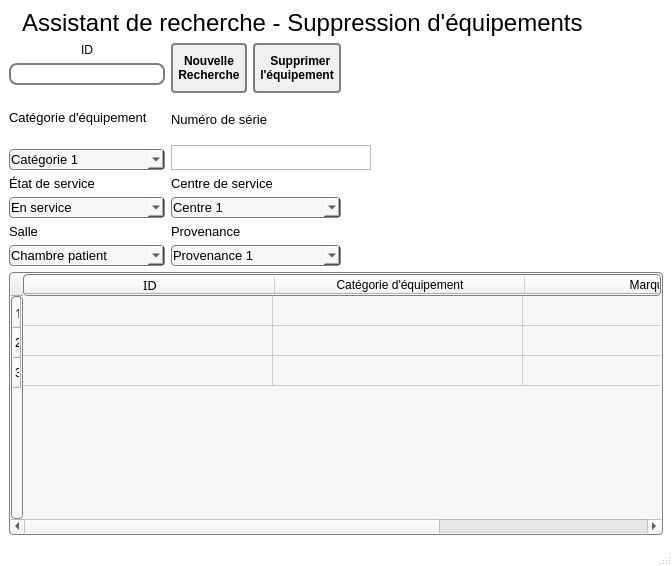
<?xml version="1.0" encoding="UTF-8"?>
<ui version="4.0">
 <class>MainWindow</class>
 <widget class="QMainWindow" name="MainWindow">
  <property name="geometry">
   <rect>
    <x>0</x>
    <y>0</y>
    <width>672</width>
    <height>566</height>
   </rect>
  </property>
  <property name="windowTitle">
   <string>MainWindow</string>
  </property>
  <property name="styleSheet">
   <string notr="true">QMainWindow{

background: rgb(255, 255, 255);
}


QPushButton {
color: black;
background-color: rgb(240, 240, 240);
border-width: 2px;
border-color: grey;
border-style: solid;
border-radius: 4px;
padding: 3px;
font: bold 12px;
padding-left: 5px;
padding-right: 5px;
min-width: 35px;
max-width:220px;
min-height: 40px;
max-height: 40px;
}

QPushButton:hover {
background-color: qlineargradient(x1: 0, y1: 1, x2: 0, y2: 0, stop: 0 #edf2f8, stop: 1 #c8d9ea);
}

QPushButton:pressed {
background-color: rgb(193, 213, 243);
}

QLineEdit {
padding: 1px;
border-style: solid;
border: 2px solid gray;
border-radius: 8px;
min-width: 50px;
max-width: 150px;
}


QComboBox {
    border: 1px solid gray;
    border-radius: 3px;
    padding: 1px 18px 1px 3px;
    min-width: 8em;
	max-width: 200px;
	background:white;
	
}

QComboBox::down-arrow {
    image: navigation.png;
    width: 20px;
    height: 20px;
}

QComboBox::down-arrow:on { /* shift the arrow when popup is open */
    top: 1px;
    left: 1px;
}</string>
  </property>
  <property name="iconSize">
   <size>
    <width>100</width>
    <height>100</height>
   </size>
  </property>
  <widget class="QWidget" name="centralwidget">
   <layout class="QGridLayout" name="gridLayout">
    <item row="0" column="0" colspan="3">
     <layout class="QHBoxLayout" name="horizontalLayout_5">
      <item>
       <widget class="QLabel" name="label">
        <property name="maximumSize">
         <size>
          <width>100</width>
          <height>16777215</height>
         </size>
        </property>
        <property name="text">
         <string/>
        </property>
        <property name="pixmap">
         <pixmap>garbage (2).png</pixmap>
        </property>
       </widget>
      </item>
      <item>
       <widget class="QLabel" name="labelTitre">
        <property name="minimumSize">
         <size>
          <width>570</width>
          <height>0</height>
         </size>
        </property>
        <property name="maximumSize">
         <size>
          <width>340</width>
          <height>16777215</height>
         </size>
        </property>
        <property name="font">
         <font>
          <family>MS Shell Dlg 2</family>
          <pointsize>18</pointsize>
         </font>
        </property>
        <property name="styleSheet">
         <string notr="true"/>
        </property>
        <property name="text">
         <string>Assistant de recherche - Suppression d'équipements</string>
        </property>
       </widget>
      </item>
      <item>
       <spacer name="horizontalSpacer">
        <property name="orientation">
         <enum>Qt::Horizontal</enum>
        </property>
        <property name="sizeHint" stdset="0">
         <size>
          <width>40</width>
          <height>20</height>
         </size>
        </property>
       </spacer>
      </item>
     </layout>
    </item>
    <item row="1" column="0">
     <layout class="QVBoxLayout" name="verticalLayout_7">
      <item>
       <widget class="QLabel" name="label_2">
        <property name="text">
         <string>ID</string>
        </property>
        <property name="alignment">
         <set>Qt::AlignCenter</set>
        </property>
       </widget>
      </item>
      <item>
       <widget class="QLineEdit" name="lineEditID"/>
      </item>
     </layout>
    </item>
    <item row="1" column="1" rowspan="2">
     <layout class="QHBoxLayout" name="horizontalLayout_4">
      <item>
       <widget class="QPushButton" name="boutonNouvelleRecherche">
        <property name="text">
         <string>Nouvelle
Recherche</string>
        </property>
       </widget>
      </item>
      <item>
       <widget class="QPushButton" name="boutonSupprimerEquipement">
        <property name="styleSheet">
         <string notr="true"/>
        </property>
        <property name="text">
         <string>  Supprimer
l'équipement</string>
        </property>
        <property name="icon">
         <iconset>
          <normaloff>garbage (1).png</normaloff>garbage (1).png</iconset>
        </property>
        <property name="iconSize">
         <size>
          <width>32</width>
          <height>32</height>
         </size>
        </property>
       </widget>
      </item>
     </layout>
    </item>
    <item row="1" column="2" rowspan="2">
     <layout class="QHBoxLayout" name="horizontalLayout_3">
      <item>
       <spacer name="horizontalSpacer_5">
        <property name="orientation">
         <enum>Qt::Horizontal</enum>
        </property>
        <property name="sizeHint" stdset="0">
         <size>
          <width>40</width>
          <height>20</height>
         </size>
        </property>
       </spacer>
      </item>
     </layout>
    </item>
    <item row="2" column="0" rowspan="2">
     <layout class="QVBoxLayout" name="verticalLayout_5">
      <item>
       <widget class="QLabel" name="labelCategorieEquipement">
        <property name="font">
         <font>
          <family>MS Shell Dlg 2</family>
          <pointsize>10</pointsize>
         </font>
        </property>
        <property name="text">
         <string>Catégorie d'équipement</string>
        </property>
       </widget>
      </item>
      <item>
       <widget class="QComboBox" name="comboBoxCategorieEquipement">
        <property name="minimumSize">
         <size>
          <width>108</width>
          <height>0</height>
         </size>
        </property>
        <property name="maximumSize">
         <size>
          <width>204</width>
          <height>16777215</height>
         </size>
        </property>
        <property name="font">
         <font>
          <family>MS Shell Dlg 2</family>
          <pointsize>10</pointsize>
         </font>
        </property>
        <property name="styleSheet">
         <string notr="true">padding: 1px;
border-style: solid;
border: 1px solid gray;
border-radius: 4px;
background:rgb(247, 247, 247)</string>
        </property>
        <item>
         <property name="text">
          <string>Catégorie 1</string>
         </property>
        </item>
        <item>
         <property name="text">
          <string>Catégorie 2</string>
         </property>
        </item>
        <item>
         <property name="text">
          <string>Catégorie 3</string>
         </property>
        </item>
       </widget>
      </item>
     </layout>
    </item>
    <item row="3" column="1" colspan="2">
     <layout class="QVBoxLayout" name="verticalLayout_6">
      <item>
       <widget class="QLabel" name="labelNumeroSerie">
        <property name="maximumSize">
         <size>
          <width>16777215</width>
          <height>40</height>
         </size>
        </property>
        <property name="font">
         <font>
          <family>MS Shell Dlg 2</family>
          <pointsize>10</pointsize>
         </font>
        </property>
        <property name="text">
         <string>Numéro de série</string>
        </property>
       </widget>
      </item>
      <item>
       <widget class="QTextEdit" name="textEditNumeroSerie">
        <property name="maximumSize">
         <size>
          <width>200</width>
          <height>25</height>
         </size>
        </property>
        <property name="font">
         <font>
          <family>MS Shell Dlg 2</family>
          <pointsize>10</pointsize>
         </font>
        </property>
        <property name="styleSheet">
         <string notr="true"/>
        </property>
       </widget>
      </item>
     </layout>
    </item>
    <item row="4" column="0">
     <layout class="QVBoxLayout" name="verticalLayout">
      <item>
       <widget class="QLabel" name="labelEtatService">
        <property name="font">
         <font>
          <family>MS Sans Serif</family>
          <pointsize>10</pointsize>
         </font>
        </property>
        <property name="text">
         <string>État de service</string>
        </property>
       </widget>
      </item>
      <item>
       <widget class="QComboBox" name="comboBoxEtatService">
        <property name="minimumSize">
         <size>
          <width>108</width>
          <height>0</height>
         </size>
        </property>
        <property name="maximumSize">
         <size>
          <width>204</width>
          <height>16777215</height>
         </size>
        </property>
        <property name="font">
         <font>
          <family>MS Shell Dlg 2</family>
          <pointsize>10</pointsize>
         </font>
        </property>
        <property name="styleSheet">
         <string notr="true">padding: 1px;
border-style: solid;
border: 1px solid gray;
border-radius: 4px;
background:rgb(247, 247, 247)</string>
        </property>
        <item>
         <property name="text">
          <string>En service</string>
         </property>
        </item>
        <item>
         <property name="text">
          <string>En maintenance</string>
         </property>
        </item>
        <item>
         <property name="text">
          <string>Au rebus</string>
         </property>
        </item>
       </widget>
      </item>
     </layout>
    </item>
    <item row="4" column="1">
     <layout class="QVBoxLayout" name="verticalLayout_2">
      <item>
       <widget class="QLabel" name="labelCentreService">
        <property name="maximumSize">
         <size>
          <width>16777215</width>
          <height>40</height>
         </size>
        </property>
        <property name="font">
         <font>
          <family>MS Shell Dlg 2</family>
          <pointsize>10</pointsize>
         </font>
        </property>
        <property name="text">
         <string>Centre de service</string>
        </property>
       </widget>
      </item>
      <item>
       <widget class="QComboBox" name="comboBoxCentreService">
        <property name="maximumSize">
         <size>
          <width>204</width>
          <height>16777215</height>
         </size>
        </property>
        <property name="font">
         <font>
          <family>MS Shell Dlg 2</family>
          <pointsize>10</pointsize>
         </font>
        </property>
        <property name="styleSheet">
         <string notr="true">padding: 1px;
border-style: solid;
border: 1px solid gray;
border-radius: 4px;
background:rgb(247, 247, 247)</string>
        </property>
        <item>
         <property name="text">
          <string>Centre 1</string>
         </property>
        </item>
        <item>
         <property name="text">
          <string>Centre 2</string>
         </property>
        </item>
        <item>
         <property name="text">
          <string>Centre 3</string>
         </property>
        </item>
       </widget>
      </item>
     </layout>
    </item>
    <item row="5" column="0">
     <layout class="QVBoxLayout" name="verticalLayout_3">
      <item>
       <widget class="QLabel" name="labelSalle">
        <property name="font">
         <font>
          <family>MS Shell Dlg 2</family>
          <pointsize>10</pointsize>
         </font>
        </property>
        <property name="text">
         <string>Salle</string>
        </property>
       </widget>
      </item>
      <item>
       <widget class="QComboBox" name="comboBoxSalle">
        <property name="minimumSize">
         <size>
          <width>108</width>
          <height>0</height>
         </size>
        </property>
        <property name="maximumSize">
         <size>
          <width>204</width>
          <height>16777215</height>
         </size>
        </property>
        <property name="font">
         <font>
          <family>MS Shell Dlg 2</family>
          <pointsize>10</pointsize>
         </font>
        </property>
        <property name="styleSheet">
         <string notr="true">padding: 1px;
border-style: solid;
border: 1px solid gray;
border-radius: 4px;
background:rgb(247, 247, 247)</string>
        </property>
        <item>
         <property name="text">
          <string>Chambre patient</string>
         </property>
        </item>
        <item>
         <property name="text">
          <string>Salle d'opération</string>
         </property>
        </item>
        <item>
         <property name="text">
          <string>Salle de réunion</string>
         </property>
        </item>
       </widget>
      </item>
     </layout>
    </item>
    <item row="5" column="1">
     <layout class="QVBoxLayout" name="verticalLayout_4">
      <item>
       <widget class="QLabel" name="labelProvenance">
        <property name="maximumSize">
         <size>
          <width>16777215</width>
          <height>40</height>
         </size>
        </property>
        <property name="font">
         <font>
          <family>MS Shell Dlg 2</family>
          <pointsize>10</pointsize>
         </font>
        </property>
        <property name="text">
         <string>Provenance</string>
        </property>
       </widget>
      </item>
      <item>
       <widget class="QComboBox" name="comboBoxProvenance">
        <property name="maximumSize">
         <size>
          <width>204</width>
          <height>16777215</height>
         </size>
        </property>
        <property name="font">
         <font>
          <family>MS Shell Dlg 2</family>
          <pointsize>10</pointsize>
         </font>
        </property>
        <property name="styleSheet">
         <string notr="true">padding: 1px;
border-style: solid;
border: 1px solid gray;
border-radius: 4px;
background:rgb(247, 247, 247)</string>
        </property>
        <item>
         <property name="text">
          <string>Provenance 1</string>
         </property>
        </item>
        <item>
         <property name="text">
          <string>Provenance 2</string>
         </property>
        </item>
        <item>
         <property name="text">
          <string>Provenance 3</string>
         </property>
        </item>
       </widget>
      </item>
     </layout>
    </item>
    <item row="6" column="0" colspan="3">
     <layout class="QHBoxLayout" name="horizontalLayout_2">
      <item>
       <widget class="QTableWidget" name="tableResultats">
        <property name="minimumSize">
         <size>
          <width>200</width>
          <height>0</height>
         </size>
        </property>
        <property name="font">
         <font>
          <family>MS Shell Dlg 2</family>
          <pointsize>10</pointsize>
         </font>
        </property>
        <property name="styleSheet">
         <string notr="true">padding: 1px;
border-style: solid;
border: 1px solid gray;
border-radius: 4px;
background:rgb(247, 247, 247)</string>
        </property>
        <property name="lineWidth">
         <number>10</number>
        </property>
        <property name="midLineWidth">
         <number>9</number>
        </property>
        <attribute name="horizontalHeaderDefaultSectionSize">
         <number>250</number>
        </attribute>
        <attribute name="horizontalHeaderMinimumSectionSize">
         <number>20</number>
        </attribute>
        <attribute name="verticalHeaderDefaultSectionSize">
         <number>30</number>
        </attribute>
        <attribute name="verticalHeaderMinimumSectionSize">
         <number>20</number>
        </attribute>
        <attribute name="verticalHeaderShowSortIndicator" stdset="0">
         <bool>false</bool>
        </attribute>
        <attribute name="verticalHeaderStretchLastSection">
         <bool>false</bool>
        </attribute>
        <row>
         <property name="text">
          <string>1</string>
         </property>
         <property name="font">
          <font>
           <family>MS Reference Sans Serif</family>
           <pointsize>10</pointsize>
          </font>
         </property>
        </row>
        <row>
         <property name="text">
          <string>2</string>
         </property>
        </row>
        <row>
         <property name="text">
          <string>3</string>
         </property>
        </row>
        <column>
         <property name="text">
          <string>ID</string>
         </property>
         <property name="font">
          <font>
           <family>MS Reference Sans Serif</family>
           <pointsize>10</pointsize>
          </font>
         </property>
        </column>
        <column>
         <property name="text">
          <string>Catégorie d'équipement</string>
         </property>
        </column>
        <column>
         <property name="text">
          <string>Marque</string>
         </property>
        </column>
       </widget>
      </item>
     </layout>
    </item>
   </layout>
   <zorder>horizontalSpacer_3</zorder>
  </widget>
  <widget class="QMenuBar" name="menubar">
   <property name="geometry">
    <rect>
     <x>0</x>
     <y>0</y>
     <width>672</width>
     <height>21</height>
    </rect>
   </property>
  </widget>
  <widget class="QStatusBar" name="statusbar"/>
 </widget>
 <resources/>
 <connections/>
</ui>
